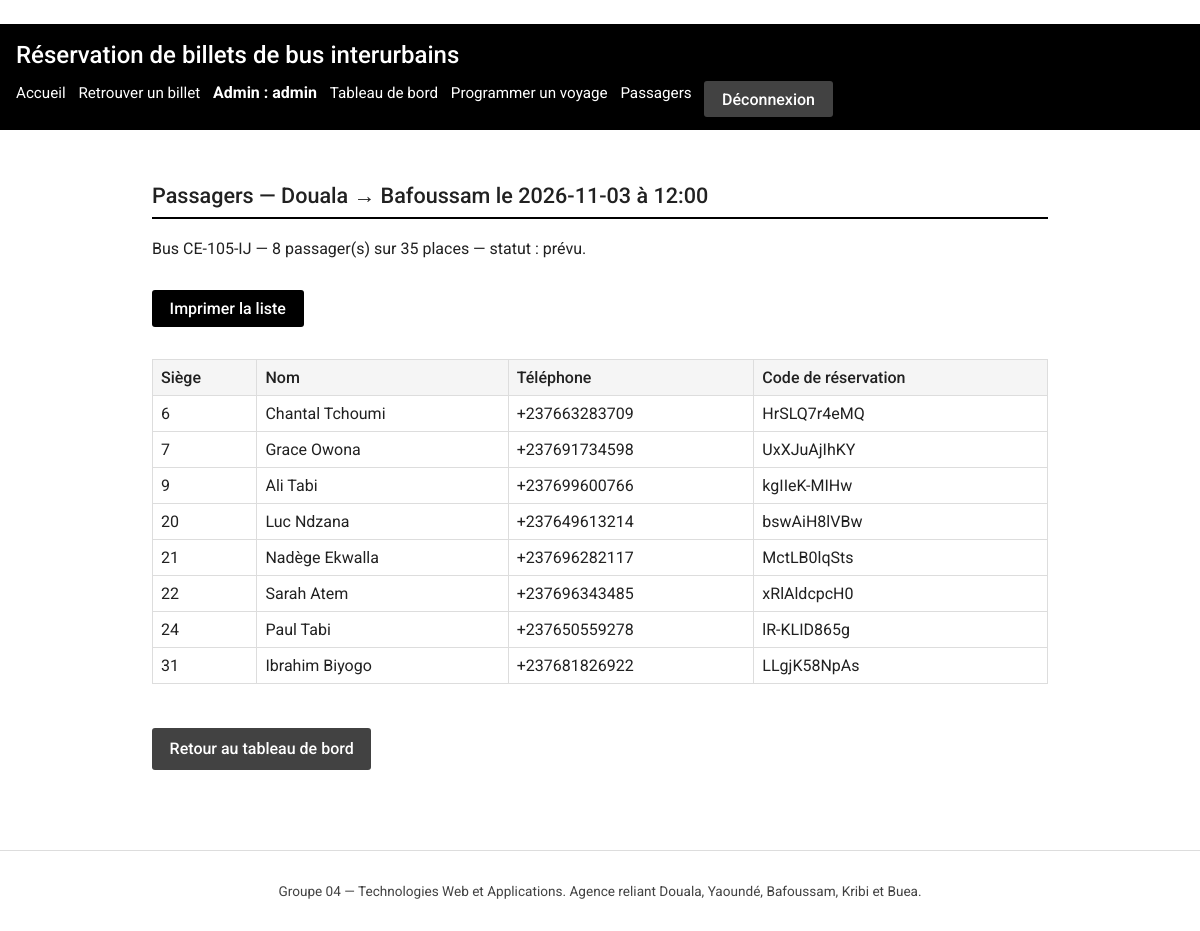
The app's page /admin/voyages/59/passagers (signed in), older data.
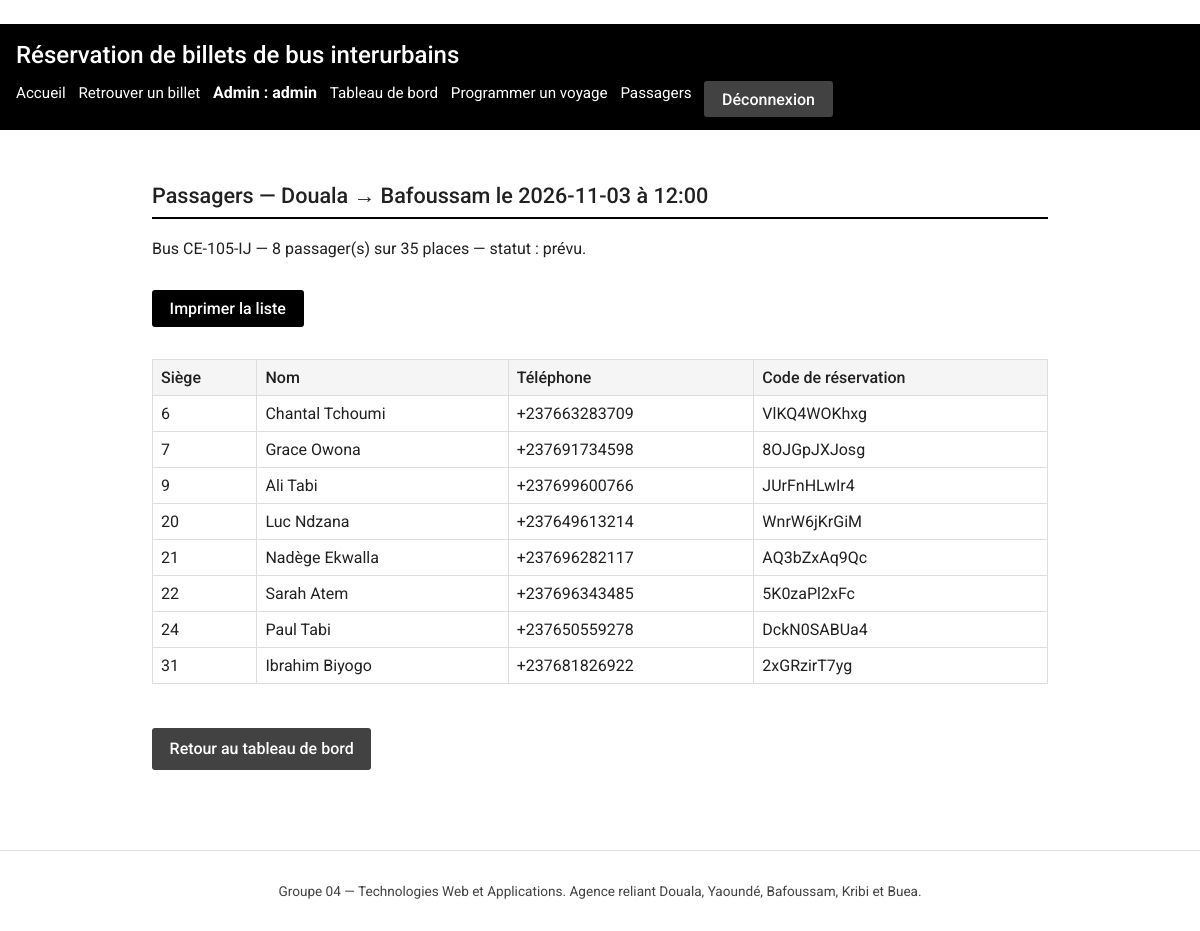
The same page, newer data.
### tables this page shows
CREATE TABLE trajets (
    id              INTEGER PRIMARY KEY AUTOINCREMENT,
    ville_depart    TEXT NOT NULL
                    CHECK (ville_depart IN ('Douala','Yaoundé','Bafoussam','Kribi','Buea')),
    ville_arrivee   TEXT NOT NULL
                    CHECK (ville_arrivee IN ('Douala','Yaoundé','Bafoussam','Kribi','Buea')),
    duree_minutes   INTEGER NOT NULL CHECK (duree_minutes > 0),
    prix_classique  REAL NOT NULL CHECK (prix_classique > 0),
    prix_vip        REAL NOT NULL CHECK (prix_vip > 0),
    CHECK (ville_depart <> ville_arrivee)
);

CREATE TABLE voyages (
    id        INTEGER PRIMARY KEY AUTOINCREMENT,
    trajet_id INTEGER NOT NULL REFERENCES trajets(id),
    bus_id    INTEGER NOT NULL REFERENCES bus(id),
    date      TEXT NOT NULL,            -- format ISO AAAA-MM-JJ
    heure     TEXT NOT NULL,            -- format HH:MM
    statut    TEXT NOT NULL DEFAULT 'prévu'
              CHECK (statut IN ('prévu','parti','annulé'))
);

CREATE TABLE bus (
    id              INTEGER PRIMARY KEY AUTOINCREMENT,
    immatriculation TEXT NOT NULL UNIQUE,
    nombre_places   INTEGER NOT NULL CHECK (nombre_places BETWEEN 1 AND 100),
    type            TEXT NOT NULL CHECK (type IN ('classique','vip'))
);

CREATE TABLE billets (
    id               INTEGER PRIMARY KEY AUTOINCREMENT,
    voyage_id        INTEGER NOT NULL REFERENCES voyages(id),
    numero_siege     INTEGER NOT NULL CHECK (numero_siege >= 1),
    nom              TEXT NOT NULL,
    telephone        TEXT NOT NULL,
    piece_identite   TEXT NOT NULL,
    code_reservation TEXT NOT NULL UNIQUE,
    date_achat       TEXT NOT NULL,     -- format ISO AAAA-MM-JJ
    -- Anti double-vente : un siège jamais deux fois pour le même voyage
    UNIQUE (voyage_id, numero_siege)
);

### app.py (the view)
@app.route("/admin/voyages/<int:voyage_id>/passagers")
@administrateur_requis
def admin_passagers(voyage_id):
    bdd = get_db()
    voyage = bdd.execute(
        """SELECT v.id, v.date, v.heure, v.statut,
                  t.ville_depart, t.ville_arrivee,
                  b.immatriculation, b.nombre_places
           FROM voyages v
           JOIN trajets t ON t.id = v.trajet_id
           JOIN bus b ON b.id = v.bus_id
           WHERE v.id = ?""",
        (voyage_id,),
    ).fetchone()
    if voyage is None:
        flash("Voyage introuvable.", "erreur")
        return redirect(url_for("admin_tableau"))
    passagers = bdd.execute(
        """SELECT nom, telephone, numero_siege, code_reservation
           FROM billets WHERE voyage_id = ?
           ORDER BY numero_siege""",
        (voyage_id,),
    ).fetchall()
    return render_template(
        "admin/passagers.html", voyage=voyage, passagers=passagers
    )

### app.py (called while the page is built)
def get_db():
    if "bdd" not in g:
        g.bdd = sqlite3.connect(CHEMIN_BDD)
        g.bdd.row_factory = sqlite3.Row
        g.bdd.execute("PRAGMA foreign_keys = ON")
    return g.bdd

@app.teardown_appcontext
def fermer_bdd(exception):
    bdd = g.pop("bdd", None)
    if bdd is not None:
        bdd.close()

def administrateur_requis(vue):
    @wraps(vue)
    def enveloppe(*args, **kwargs):
        if session.get("admin_id") is None:
            flash("Accès refusé : connectez-vous à l'administration.", "erreur")
            return redirect(url_for("admin_connexion"))
        return vue(*args, **kwargs)
    return enveloppe

### templates/admin/passagers.html (shortened to what this page needs)
﻿{% extends "admin/base_admin.html" %}
{% block liens_admin %}
  <li><a href="{{ url_for('admin_passagers', voyage_id=voyage.id) }}">Passagers</a></li>
{% endblock %}
{% block contenu_admin %}
<section>
  <h2>Passagers — {{ voyage.ville_depart }} → {{ voyage.ville_arrivee }}
      le {{ voyage.date }} à {{ voyage.heure }}</h2>
  <p class="pas-a-imprimer">
    Bus {{ voyage.immatriculation }} — {{ passagers|length }} passager(s)
    sur {{ voyage.nombre_places }} places — statut : {{ voyage.statut }}.
  </p>
  <p class="pas-a-imprimer">
    <button type="button" onclick="window.print()">Imprimer la liste</button>
  </p>
  {% if passagers %}
    <div class="defilement">
    <table>
      <thead>
        <tr>
          <th scope="col">Siège</th>
          <th scope="col">Nom</th>
          <th scope="col">Téléphone</th>
          <th scope="col">Code de réservation</th>
        </tr>
      </thead>
      <tbody>
        {% for passager in passagers %}
          <tr>
            <td>{{ passager.numero_siege }}</td>
            <td>{{ passager.nom }}</td>
            <td>{{ passager.telephone }}</td>
            <td>{{ passager.code_reservation }}</td>
          </tr>
        {% endfor %}
      </tbody>
    </table>
  </div>
  {% else %}
    <p>Aucun passager pour ce voyage.</p>
  {% endif %}
  <p class="pas-a-imprimer">
    <a class="btn secondary" href="{{ url_for('admin_tableau') }}">Retour au tableau de bord</a>
  </p>
</section>
{% endblock %}

### templates/admin/base_admin.html (shortened to what this page needs)
{% extends "base.html" %}
{% block liens_navigation %}
  <li><strong>Admin : {{ session.admin_nom }}</strong></li>
  <li><a href="{{ url_for('admin_tableau') }}">Tableau de bord</a></li>
  <li><a href="{{ url_for('admin_voyage_nouveau') }}">Programmer un voyage</a></li>
  {% block liens_admin %}{% endblock %}
  <li>
    <form method="post" action="{{ url_for('admin_deconnexion') }}" style="display:inline">
      <button type="submit" class="secondary" style="margin-top:0">Déconnexion</button>
    </form>
  </li>
{% endblock %}
{% block contenu %}
  {% block contenu_admin %}{% endblock %}
{% endblock %}

### templates/base.html (shortened to what this page needs)
<!DOCTYPE html>
<html lang="fr">
<head>
  <link rel="stylesheet" href="{{ url_for('static', filename='css/style.css') }}">
</head>
<body>
  <header>
    <h1>Réservation de billets de bus interurbains</h1>
    <nav aria-label="Navigation principale">
      <ul>
        <li><a href="{{ url_for('recherche') }}">Accueil</a></li>
        <li><a href="{{ url_for('billets_formulaire') }}">Retrouver un billet</a></li>
        {% block liens_navigation %}{% endblock %}
      </ul>
    </nav>
  </header>
  <main>
    {% block contenu %}{% endblock %}
  </main>
  <footer>
    <p>Groupe 04 — Technologies Web et Applications. Agence reliant Douala, Yaoundé, Bafoussam, Kribi et Buea.</p>
  </footer>
</body>
</html>

### static/css/style.css (style rules this page uses)
:root { --fond: #ffffff; --gris-clair: #f5f5f5; --gris: #9e9e9e; --gris-fonce: #424242; --texte: #212121; --accent: #000000; --bordure: #dddddd; --rouge-erreur: #b71c1c; --vert-succes: #1b5e20; }
* { box-sizing: border-box; }
body { margin: 0; font-family: 'Roboto', 'Segoe UI', Arial, sans-serif; font-size: 16px; line-height: 1.5; color: var(--texte); background: var(--fond); }
header { background: var(--accent); color: var(--fond); padding: 0.8rem 1rem; }
header h1 { margin: 0; font-size: 1.2rem; font-weight: 500; }
nav ul { list-style: none; margin: 0.5rem 0 0; padding: 0; display: flex; flex-wrap: wrap; gap: 0.8rem; }
nav a { color: var(--fond); text-decoration: none; font-size: 0.95rem; }
main { max-width: 960px; margin: 0 auto; padding: 1rem; }
h2 { font-size: 1.15rem; font-weight: 500; border-bottom: 2px solid var(--accent); padding-bottom: 0.3rem; }
input, select, button { font-family: inherit; font-size: 1rem; }
button, .btn { display: inline-block; margin-top: 0.8rem; padding: 0.55rem 1.1rem; border: none; border-radius: 3px; background: var(--accent); color: var(--fond); text-decoration: none; cursor: pointer; font-weight: 500; }
button.secondary, .btn.secondary { background: var(--gris-fonce); }
table { width: 100%; border-collapse: collapse; margin: 1rem 0; }
.defilement { overflow-x: auto; }
th, td { border: 1px solid var(--bordure); padding: 0.5rem; text-align: left; }
th { background: var(--gris-clair); font-weight: 500; }
footer { margin-top: 2rem; padding: 1rem; text-align: center; color: var(--gris-fonce); border-top: 1px solid var(--bordure); font-size: 0.85rem; }
@media (min-width: 600px) { header h1 { font-size: 1.5rem; } }
@media (min-width: 900px) { main { padding: 2rem; } }
@media (min-width: 900px) { h2 { font-size: 1.35rem; } }

Row changes from the older to the newer data that the page shows:
changed billets "Chantal Tchoumi": code_reservation "HrSLQ7r4eMQ" → "VlKQ4WOKhxg"
changed billets "Grace Owona": code_reservation "UxXJuAjIhKY" → "8OJGpJXJosg"
changed billets "Ali Tabi": code_reservation "kgIIeK-MIHw" → "JUrFnHLwIr4"
changed billets "Luc Ndzana": code_reservation "bswAiH8lVBw" → "WnrW6jKrGiM"
changed billets "Nadège Ekwalla": code_reservation "MctLB0lqSts" → "AQ3bZxAq9Qc"
changed billets "Sarah Atem": code_reservation "xRlAldcpcH0" → "5K0zaPl2xFc"
changed billets "Paul Tabi": code_reservation "lR-KLID865g" → "DckN0SABUa4"
changed billets "Ibrahim Biyogo": code_reservation "LLgjK58NpAs" → "2xGRzirT7yg"
